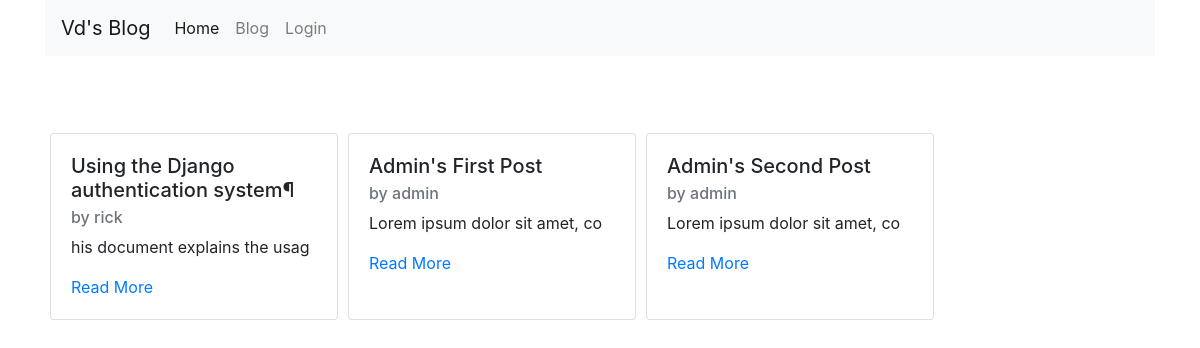
The page / on the database its author committed.
### blog/models.py (models this page shows, shortened)
class BlogPost(models.Model):
    title = models.CharField(max_length=100)
    content = models.TextField()
    timestamp = models.DateTimeField()
    author = models.ForeignKey(User, on_delete=models.CASCADE)

### blog/views.py (the view)
# urls.py: path('', blog_catalog),
def blog_catalog(request):
    if request.user.is_authenticated:
        all_posts = BlogPost.objects.filter(author=request.user)
    else:
        all_posts = BlogPost.objects.all()
    return render(request, "all_posts.html", {"all_posts": all_posts})

### blog/templates/all_posts.html (shortened to what this page needs)
<!DOCTYPE html>
<html lang="en">
<head>
    <link rel="stylesheet" href="https://stackpath.bootstrapcdn.com/bootstrap/4.4.1/css/bootstrap.min.css">
</head>
<body>
    <div class="container">
        <nav class="navbar navbar-expand-lg navbar-light bg-light">
            <a class="navbar-brand" href="#">Vd's Blog</a>
            <div class="collapse navbar-collapse" id="navbarNavAltMarkup">
                <div class="navbar-nav">
                    <a class="nav-item nav-link active" href="/home">Home <span class="sr-only">(current)</span></a>
                    <a class="nav-item nav-link" href="/blog">Blog</a>
                    {% if not user.is_authenticated %}
                        <a class="nav-item nav-link" href="/login">Login</a>
                    {% endif %}
                </div>
            </div>
        </nav>
        <br><br><br>
        <div style="display: flex; flex-wrap: wrap;">
            {% for post in all_posts %}
            <div class="card" style="width: 18rem; margin:5px;">
                <div class="card-body">
                    <h5 class="card-title">{{post.title}}</h5>
                    <h6 class="card-subtitle mb-2 text-muted">by {{post.author}}</h6>
                    <p class="card-text">{{post.content|slice:"30"}}</p>
                    <a href="/blog/{{post.id}}" class="card-link">Read More</a>
                </div>
            </div>
            {% endfor %}
        </div>
    </div>
</body>
</html>

### rows shown on the page
BlogPost: title "Using the Django authentication system¶", author "rick", content "his document explains the usag"
BlogPost: title "Admin's First Post", author "admin", content "Lorem ipsum dolor sit amet, co"
BlogPost: title "Admin's Second Post", author "admin", content "Lorem ipsum dolor sit amet, co"
